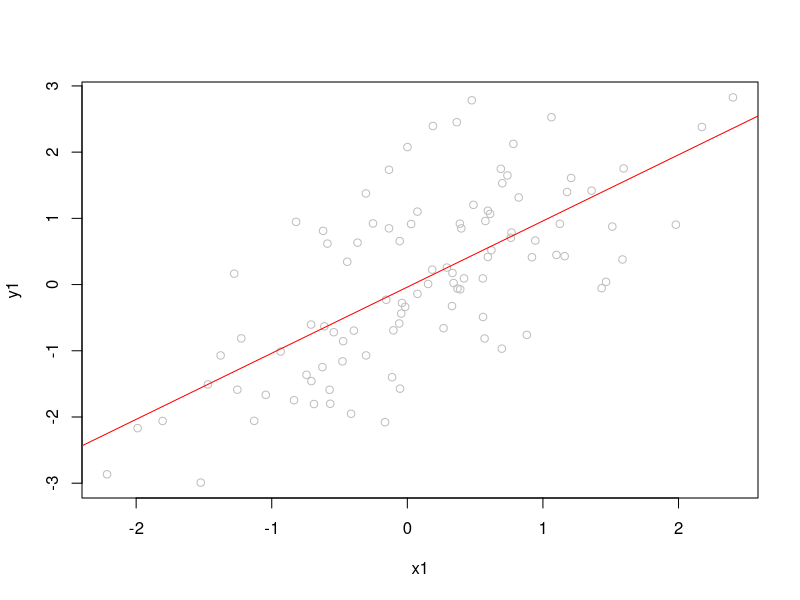
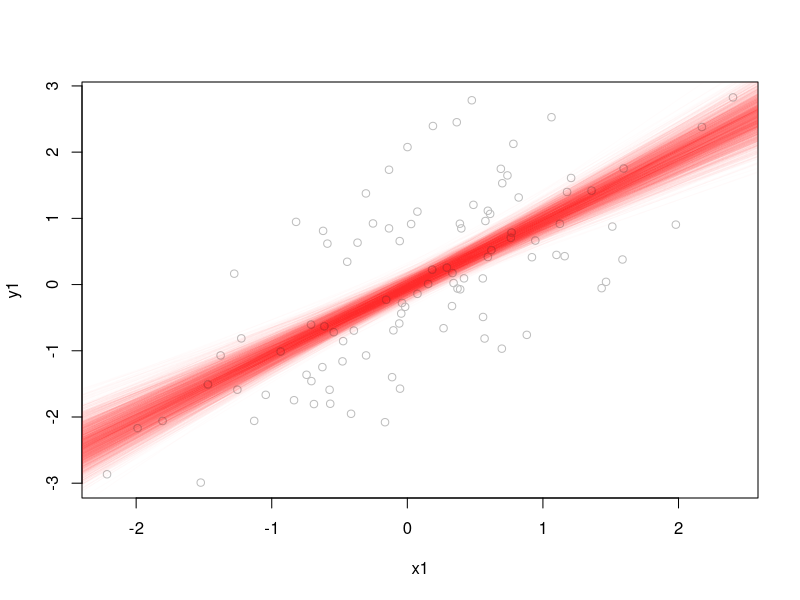
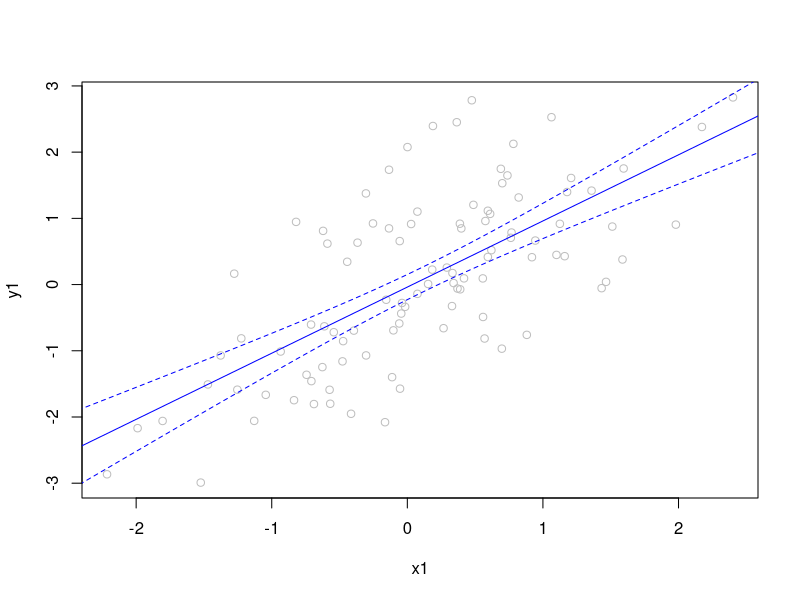
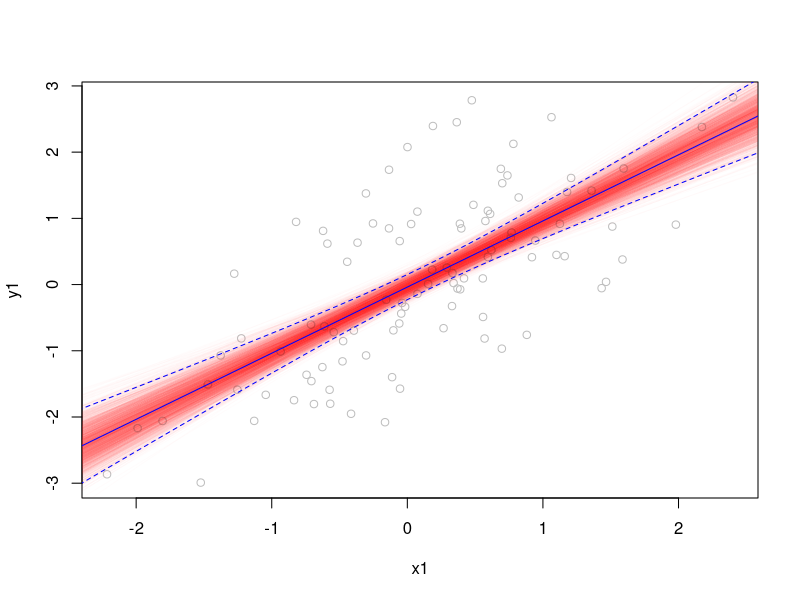
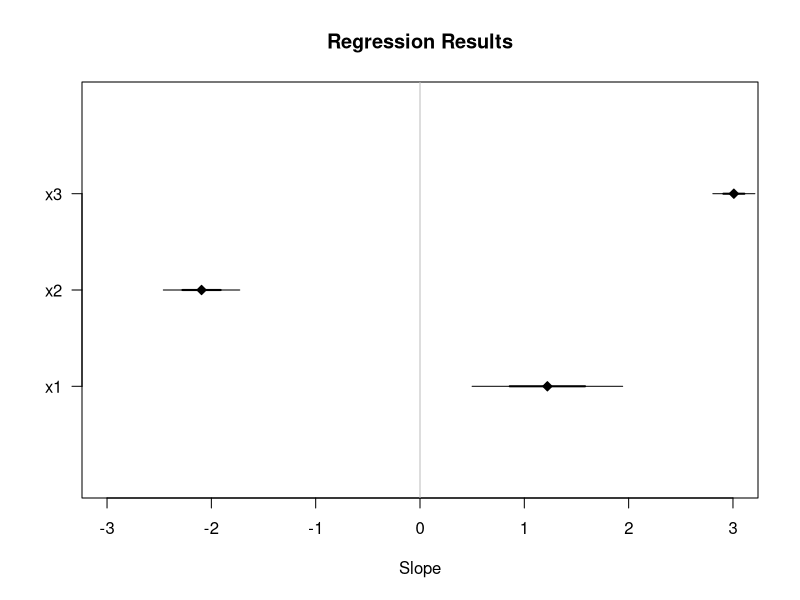
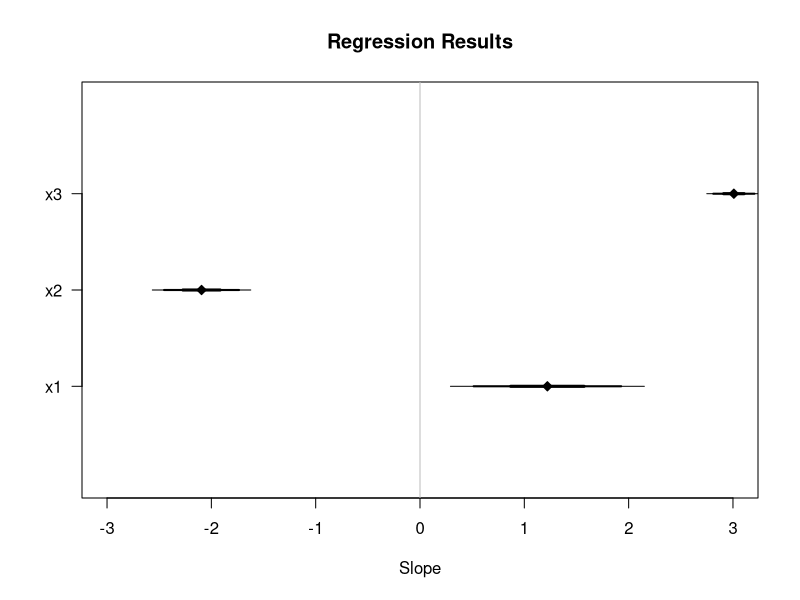

Write R code to recreate these figures, in order.
# Plotting regression summaries

# The `olsplots.r` script walked through plotting regression diagnostics.
# Here we focus on plotting regression results.


# Plotting regression slopes
# Because the other script described plotting slopes to some extent, we'll start there.
# Once we have a regression model, it's incredibly easy to plot slopes using `abline`:
set.seed(1)
x1 <- rnorm(100)
y1 <- x1 + rnorm(100)
ols1 <- lm(y1 ~ x1)
plot(y1~x1, col='gray')
# Note: `plot(y1~x1)` is equivalent to `plot(x1,y1)`, with reversed order of terms.
abline(coef(ols1)[1], coef(ols1)['x1'], col='red')
# This is a nice plot, but it doesn't show uncertainty.
# To add uncertainty about our effect, let's try bootstrapping our standard errors.

# To bootstrap, we resample or original data, reestimate the model and redraw our line.
# We're going to do some functional programming to make this happen.
myboot <- function(){
    tmpdata <- data.frame(x1=x1,y1=y1)
    thisboot <- sample(1:nrow(tmpdata),nrow(tmpdata),TRUE)
    coef(lm(y1~x1,data=tmpdata[thisboot,]))
}
bootcoefs <- replicate(2500,myboot())
# The result `bootcoefs` is 2500 bootstrapped OLS estimates
# We can add these all to our plot using a function called `apply`:
plot(y1~x1, col='gray')
apply(bootcoefs,2,abline,col=rgb(1,0,0,.01))
# The darkest parts of this plot show where we have the most certainty about the our expected values.
# At the tails of the plot, because of the uncertainty about our slope, the range of plausible predicted values is greater.

# We can also get a similar looking plot using mathematically calculated SEs.
# The `predict` function will help us determine the predicted values from a regression models at different inputs.
# To use it, we generate some new data representing the range of observed values of our data:
new1 <- data.frame(x1=seq(-3,3,length.out=100))
# We then do the prediction, specifying our model (`ols1`), the new data (`new1`), that we want SEs, and that we want "response" predictions.
pred1 <- predict(ols1, newdata=new1, se.fit=TRUE, type="response")
# We can then plot our data:
plot(y1 ~ x1, col='gray')
# Add the predicted line of best (i.e., the regression line:
points(pred1$fit ~ new1$x1, type="l", col='blue')
# Note: This is equivalent to `abline(coef(ols1)[1] ~ coef(ols1)[2], col='red')` over the range (-3,3).
# Then we add our confidence intervals:
lines(new1$x1, pred1$fit + (1.96*pred1$se.fit), lty=2, col='blue')
lines(new1$x1, pred1$fit - (1.96*pred1$se.fit), lty=2, col='blue')
# Note: The `lty` parameter means "line type." We've requested a dotted line.

# We can then compare the two approaches by plotting them together:
plot(y1 ~ x1, col='gray')
apply(bootcoefs,2,abline,col=rgb(1,0,0,.01))
points(pred1$fit ~ new1$x1, type="l", col='blue')
lines(new1$x1, pred1$fit + (1.96*pred1$se.fit), lty=2, col='blue')
lines(new1$x1, pred1$fit - (1.96*pred1$se.fit), lty=2, col='blue')
# As should be clear, both give us essentially the same representation of uncertainty, but in sylistically different ways.




# Regression summary plots
# Another contemporary way of presenting regression results involves converting a regression table into a figure.
set.seed(500)
x1 <- rnorm(100,5,5)
x2 <- rnorm(100,-2,10)
x3 <- rnorm(100,0,20)
y <- (1*x1) + (-2*x2) + (3*x3) + rnorm(100,0,20)
ols2 <- lm(y ~ x1 + x2 + x3)
# Conventionally, we would present results from this regression as a table:
summary(ols2)
# Or just:
coef(summary(ols2))[,1:2]

# It might be helpful to see the size and significance of these effects as a figure.
# To do so, we have to draw the regression slopes as points and the SEs as lines.
slopes <- coef(summary(ols2))[c('x1','x2','x3'),1]  # slopes
ses <- coef(summary(ols2))[c('x1','x2','x3'),2]     # SEs
# We'll draw the slopes of the three input variables.
# Note: The interpretation of the following plot depends on input variables that have comparable scales.
# Note (continued): Comparing dissimilar variables with this visualization can be misleading!
# Let's construct a plot that draws 1 and 2 SEs for each coefficient:

# We'll start with a blank plot (like a blank canvas):
plot(NA, xlim=c(-3,3), ylim=c(0,4), xlab='Slope', ylab='', yaxt='n')
# We can add a title:
title('Regression Results')
# We'll add a y-axis labelling our variables:
axis(2, 1:3, c('x1','x2','x3'), las=2)
# We'll add a vertical line for zero:
abline(v=0, col='gray')
# Then we'll draw our slopes as points (`pch` tells us what type of point):
points(slopes,1:3, pch=23, col='black', bg='black')
# Then we'll add thick line segments for each 1 SE:
segments((slopes-ses)[1], 1, (slopes+ses)[1], 1, col='black', lwd=2)
segments((slopes-ses)[2], 2, (slopes+ses)[2], 2, col='black', lwd=2)
segments((slopes-ses)[3], 3, (slopes+ses)[3], 3, col='black', lwd=2)
# Then we'll add thin line segments for the 2 SEs:
segments((slopes-(2*ses))[1], 1, (slopes+(2*ses))[1], 1, col='black', lwd=1)
segments((slopes-(2*ses))[2], 2, (slopes+(2*ses))[2], 2, col='black', lwd=1)
segments((slopes-(2*ses))[3], 3, (slopes+(2*ses))[3], 3, col='black', lwd=1)


# We can draw a similar plot with confidence intervals instead of SEs.
plot(NA, xlim=c(-3,3), ylim=c(0,4), xlab='Slope', ylab='', yaxt='n')
title('Regression Results')
axis(2, 1:3, c('x1','x2','x3'), las=2)
abline(v=0, col='gray')
points(slopes,1:3, pch=23, col='black', bg='black')
# Then we'll add thick line segments for each 67% CI:
# Note: The `qnorm` function tells us how much to multiple our SEs by to get Gaussian CIs.
segments((slopes-(qnorm(.835)*ses))[1], 1, (slopes+(qnorm(.835)*ses))[1], 1, col='black', lwd=3)
segments((slopes-(qnorm(.835)*ses))[2], 2, (slopes+(qnorm(.835)*ses))[2], 2, col='black', lwd=3)
segments((slopes-(qnorm(.835)*ses))[3], 3, (slopes+(qnorm(.835)*ses))[3], 3, col='black', lwd=3)
# Then we'll add medium line segments for the 95%:
segments((slopes-(qnorm(.975)*ses))[1], 1, (slopes+(qnorm(.975)*ses))[1], 1, col='black', lwd=2)
segments((slopes-(qnorm(.975)*ses))[2], 2, (slopes+(qnorm(.975)*ses))[2], 2, col='black', lwd=2)
segments((slopes-(qnorm(.975)*ses))[3], 3, (slopes+(qnorm(.975)*ses))[3], 3, col='black', lwd=2)
# Then we'll add thin line segments for the 99%:
segments((slopes-(qnorm(.995)*ses))[1], 1, (slopes+(qnorm(.995)*ses))[1], 1, col='black', lwd=1)
segments((slopes-(qnorm(.995)*ses))[2], 2, (slopes+(qnorm(.995)*ses))[2], 2, col='black', lwd=1)
segments((slopes-(qnorm(.995)*ses))[3], 3, (slopes+(qnorm(.995)*ses))[3], 3, col='black', lwd=1)

# Both of these plots are similar, but show how the size, relative size, and significance of regression slopes can easily be summarized visually.
